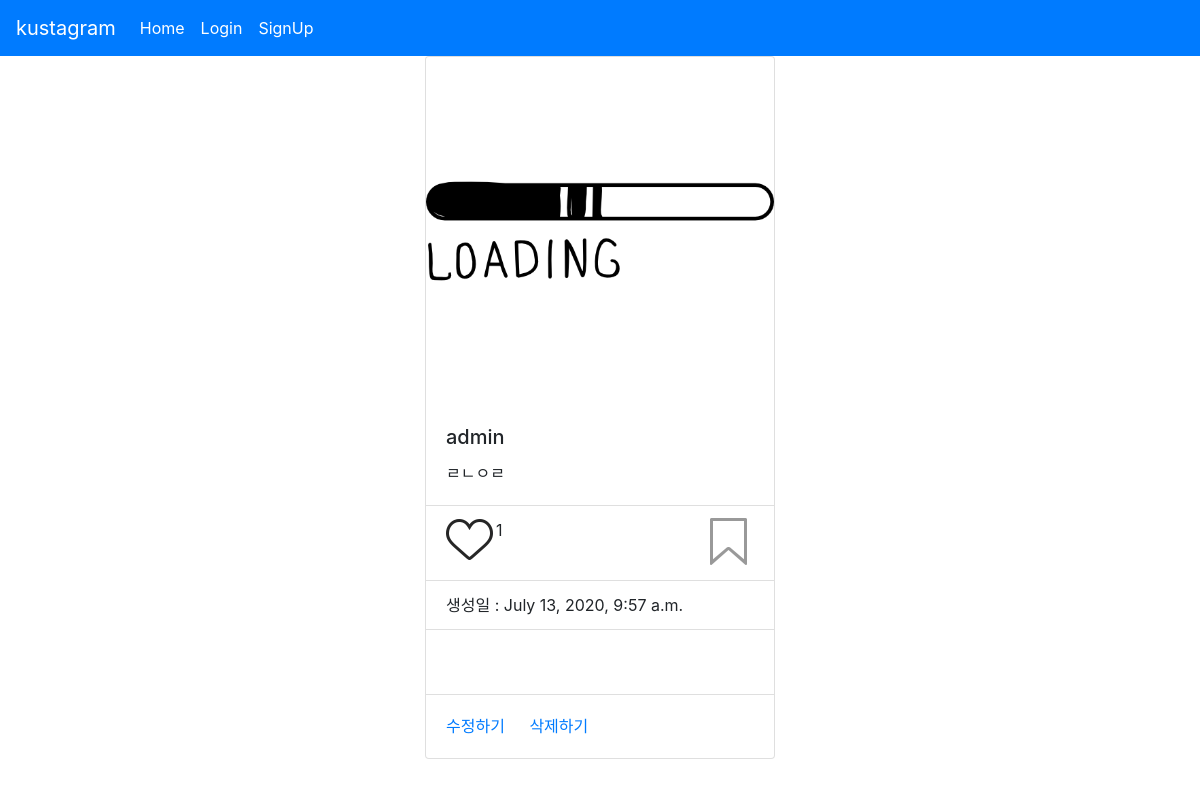
/detail/6/, run on the app's committed database.
### photo/models.py (models this page shows, shortened)
class Photo(models.Model):
    author = models.ForeignKey(User, on_delete=models.CASCADE, related_name='user')
    text = models.TextField(blank=True)
    image = models.ImageField(upload_to= 'timeline_photo/%Y/%m/%d')
    created = models.DateTimeField(auto_now_add=True)
    updated = models.DateTimeField(auto_now=True)
    like = models.ManyToManyField(User, related_name='like_post', blank=True)
    favorite = models.ManyToManyField(User, related_name='favorite_post', blank=True)
    class Meta:
        ordering = ['-created']

### photo/views.py (the view)
# urls.py: path("detail/<int:pk>/", PhotoDetail.as_view(), name='detail'),
class PhotoDetail(DetailView):
    model = Photo
    template_name_suffix = '_detail'

### photo/templates/photo/photo_detail.html (shortened to what this page needs)
{% extends 'base.html' %}
{% block content %}
<div class="row">
    <div class="col"></div>
    <div class="col-12 col-xl-4 col-md-4">
        <div class="card" style="">
            <img src=" {{ object.image.url }}" class="card-img-top" alt="...">
            <div class="card-body">
                <h5 class="card-title">{{ object.author }}</h5>
                <p class="card-text"> {{ object.text }} </p>
            </div>
            <ul class="list-group list-group-flush">
                <li class="list-group-item">
                        <a href="{% url 'photo:like' object.id %}" class="float-left btn-like {%if user in object.like.all %} active {%endif%}">좋아요!</a>
                        {% if object.like.all.count %}
                        <span class = "float-left">
                            {{object.like.all.count}}
                        </span>
                        {% endif %}
                        <a href="{% url 'photo:favorite' object.id %}" class="float-right btn-favorite {%if user in object.favorite.all %} active {%endif%}">저장하기!</a>
                    </li>
                <li class="list-group-item">생성일 : {{ object.created }}</li>
                <li class="list-group-item">
                    {% load disqus_tags %}
                    <div class="card-body">
                    </div>
                </li>
            </ul>
            <div class="card-body">
                <a href="{% url 'photo:update' object.id %}" class="card-link">수정하기</a>
                <a href="{% url 'photo:delete' object.id %}" class="card-link">삭제하기</a>
            </div>
        </div>
    </div>
    <div class="col"></div>
</div>
{% endblock %}

### data on the page
Photo: image (picture), author "admin", text "ㄹㄴㅇㄹ", like.all.count "1", created "July 13, 2020, 9:57 a.m."
